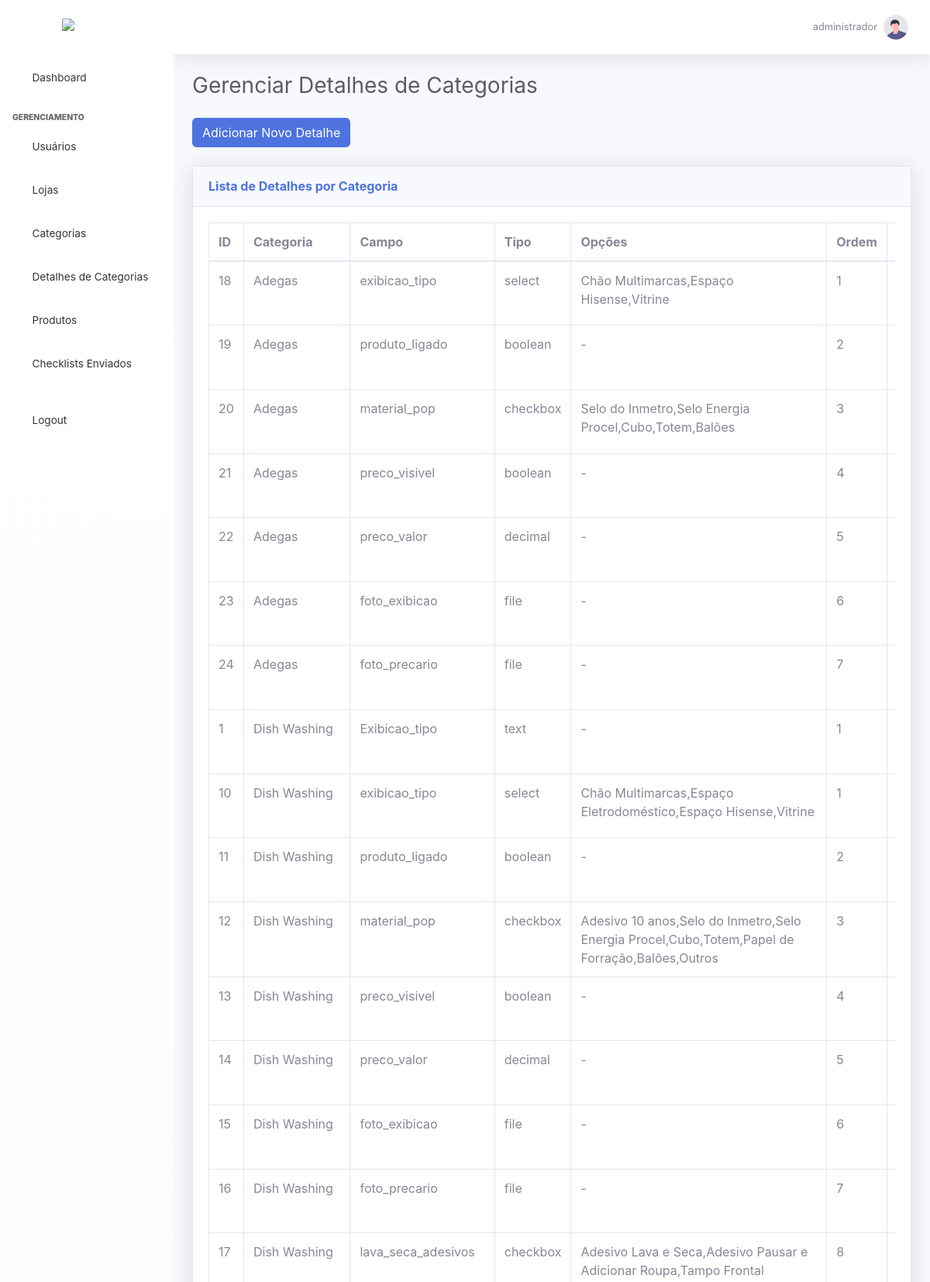
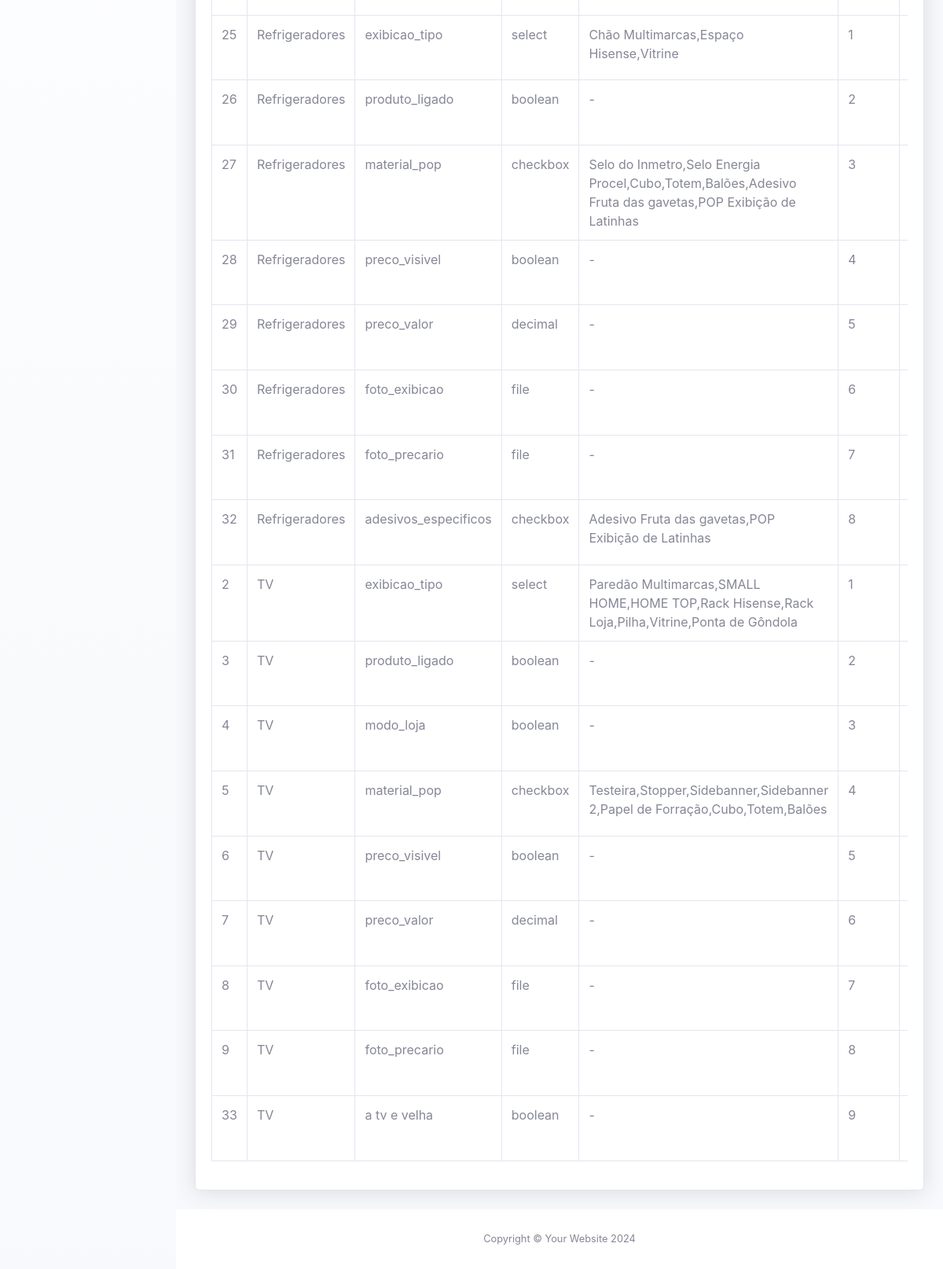
The app's page /admin/categorias_detalhe.php (signed in) with its own data (2 pictures, top to bottom).
### tables this page shows
CREATE TABLE IF NOT EXISTS `categoria_detalhes` (
  `id` int(11) NOT NULL AUTO_INCREMENT,
  `categoria_id` int(11) NOT NULL,
  `campo` varchar(255) NOT NULL,
  `tipo` varchar(50) NOT NULL,
  `opcoes` text,
  `ordem` int(11) DEFAULT NULL,
  PRIMARY KEY (`id`),
  KEY `categoria_id` (`categoria_id`)
);

CREATE TABLE IF NOT EXISTS `categorias` (
  `id` int(11) NOT NULL AUTO_INCREMENT,
  `categoria_nome` varchar(100) NOT NULL,
  PRIMARY KEY (`id`)
);

### admin/categorias_detalhe.php (the view, shortened to what this page needs)
<?php
include('db.php');
$sql = "SELECT cd.id, c.categoria_nome, cd.campo, cd.tipo, cd.opcoes, cd.ordem
        FROM categoria_detalhes cd
        JOIN categorias c ON cd.categoria_id = c.id
        ORDER BY c.categoria_nome, cd.ordem";
$result = $conn->query($sql);
?>
<!DOCTYPE html>
<html lang="en">
<head>
    <link href="vendor/fontawesome-free/css/all.min.css" rel="stylesheet" type="text/css">
    <link href="css/sb-admin-2.min.css" rel="stylesheet">
</head>
<body id="page-top">
    <div id="wrapper">
        <?php include('menu.php'); ?>
        <div id="content-wrapper" class="d-flex flex-column">
            <div id="content">
                <nav class="navbar navbar-expand navbar-light bg-white topbar mb-4 static-top shadow">
                    <ul class="navbar-nav ml-auto">
                        <li class="nav-item dropdown no-arrow">
                            <a class="nav-link dropdown-toggle" href="#" id="userDropdown" role="button"
                                data-toggle="dropdown" aria-haspopup="true" aria-expanded="false">
                                <span class="mr-2 d-none d-lg-inline text-gray-600 small">
                                    <?php echo $_SESSION['nome_usuario']; ?>
                                </span>
                                <img class="img-profile rounded-circle" src="img/undraw_profile.svg">
                            </a>
                        </li>
                    </ul>
                </nav>
                <div class="container-fluid">
                    <h1 class="h3 mb-4 text-gray-800">Gerenciar Detalhes de Categorias</h1>
                    <a href="create_categorias_detalhe.php" class="btn btn-primary mb-4">Adicionar Novo Detalhe</a>
                    <div class="card shadow mb-4">
                        <div class="card-header py-3">
                            <h6 class="m-0 font-weight-bold text-primary">Lista de Detalhes por Categoria</h6>
                        </div>
                        <div class="card-body">
                            <div class="table-responsive">
                                <table class="table table-bordered" id="dataTable" width="100%" cellspacing="0">
                                    <thead>
                                        <tr>
                                            <th>ID</th>
                                            <th>Categoria</th>
                                            <th>Campo</th>
                                            <th>Tipo</th>
                                            <th>Opções</th>
                                            <th>Ordem</th>
                                            <th>Ações</th>
                                        </tr>
                                    </thead>
                                    <tbody>
                                        <?php if ($result->num_rows > 0): ?>
                                            <?php while ($row = $result->fetch_assoc()): ?>
                                                <tr>
                                                    <td><?php echo $row['id']; ?></td>
                                                    <td><?php echo $row['categoria_nome']; ?></td>
                                                    <td><?php echo $row['campo']; ?></td>
                                                    <td><?php echo $row['tipo']; ?></td>
                                                    <td><?php echo $row['opcoes'] ? $row['opcoes'] : '-'; ?></td>
                                                    <td><?php echo $row['ordem']; ?></td>
                                                    <td>
                                                    </td>
                                                </tr>
                                            <?php endwhile; ?>
                                        <?php else: ?>
                                            <tr>
                                                <td colspan="7">Nenhum detalhe encontrado</td>
                                            </tr>
                                        <?php endif; ?>
                                    </tbody>
                                </table>
                            </div>
                        </div>
                    </div>
                </div>
            </div>
            <footer class="sticky-footer bg-white">
                <div class="container my-auto">
                    <div class="copyright text-center my-auto">
                        <span>Copyright &copy; Your Website 2024</span>
                    </div>
                </div>
            </footer>
        </div>
    </div>
</body>
</html>

### admin/menu.php (shortened to what this page needs)
<?php
$tipo_usuario = $_SESSION['tipo_usuario'];
?>
<ul class="navbar-nav bg-gradient-primary sidebar sidebar-dark accordion" id="accordionSidebar">
    <a class="sidebar-brand d-flex align-items-center justify-content-center" href="home.php">
        <div class="sidebar-brand-icon">
            <img src="https://hisense.com.br/wp-content/uploads/2024/03/Vector2.svg" alt="Logo" style="width: 150px; height: 150px;">
        </div>
    </a>
    <hr class="sidebar-divider my-0">
    <li class="nav-item">
        <a class="nav-link" href="home.php">
            <i class="fas fa-fw fa-tachometer-alt"></i>
            <span>Dashboard</span>
        </a>
    </li>
    <hr class="sidebar-divider">
    <?php if ($tipo_usuario == 'admin') : ?>
        <div class="sidebar-heading">
            Gerenciamento
        </div>
        <li class="nav-item">
            <a class="nav-link" href="usuarios.php">
                <i class="fas fa-fw fa-user"></i>
                <span>Usuários</span>
            </a>
        </li>
        <li class="nav-item">
            <a class="nav-link" href="lojas.php">
                <i class="fas fa-fw fa-store"></i>
                <span>Lojas</span>
            </a>
        </li>
        <li class="nav-item">
            <a class="nav-link" href="categorias.php">
                <i class="fas fa-fw fa-tags"></i>
                <span>Categorias</span>
            </a>
        </li>
        <li class="nav-item">
            <a class="nav-link" href="categorias_detalhe.php">
                <i class="fas fa-fw fa-th-list"></i>
                <span>Detalhes de Categorias</span>
            </a>
        </li>
        <li class="nav-item">
            <a class="nav-link" href="produtos.php">
                <i class="fas fa-fw fa-box"></i>
                <span>Produtos</span>
            </a>
        </li>
        <li class="nav-item">
            <a class="nav-link" href="visualizar_checklist.php">
                <i class="fas fa-fw fa-list"></i>
                <span>Checklists Enviados</span>
            </a>
        </li>
        <hr class="sidebar-divider">
    <?php endif; ?>
    <li class="nav-item">
        <a class="nav-link" href="logout.php">
            <i class="fas fa-fw fa-sign-out-alt"></i>
            <span>Logout</span>
        </a>
    </li>
    <div class="text-center d-none d-md-inline">
        <button class="rounded-circle border-0" id="sidebarToggle"></button>
    </div>
</ul>

### records on screen
categoria_detalhes: id "18", categoria.categoria_nome "Adegas", campo "exibicao_tipo", tipo "select", opcoes "Chão Multimarcas,Espaço Hisense,Vitrine", ordem "1"
categoria_detalhes: id "19", categoria.categoria_nome "Adegas", campo "produto_ligado", tipo "boolean", ordem "2"
categoria_detalhes: id "20", categoria.categoria_nome "Adegas", campo "material_pop", tipo "checkbox", opcoes "Selo do Inmetro,Selo Energia Procel,Cubo,Totem,Balões", ordem "3"
categoria_detalhes: id "21", categoria.categoria_nome "Adegas", campo "preco_visivel", tipo "boolean", ordem "4"
categoria_detalhes: id "22", categoria.categoria_nome "Adegas", campo "preco_valor", tipo "decimal", ordem "5"
categoria_detalhes: id "23", categoria.categoria_nome "Adegas", campo "foto_exibicao", tipo "file", ordem "6"
categoria_detalhes: id "24", categoria.categoria_nome "Adegas", campo "foto_precario", tipo "file", ordem "7"
categoria_detalhes: id "1", categoria.categoria_nome "Dish Washing", campo "Exibicao_tipo", tipo "text", ordem "1"
categoria_detalhes: id "10", categoria.categoria_nome "Dish Washing", campo "exibicao_tipo", tipo "select", opcoes "Chão Multimarcas,Espaço Eletrodoméstico,Espaço Hisense,Vitrine", ordem "1"
categoria_detalhes: id "11", categoria.categoria_nome "Dish Washing", campo "produto_ligado", tipo "boolean", ordem "2"
categoria_detalhes: id "12", categoria.categoria_nome "Dish Washing", campo "material_pop", tipo "checkbox", opcoes "Adesivo 10 anos,Selo do Inmetro,Selo Energia Procel,Cubo,Totem,Papel de Forração,Balões,Outros", ordem "3"
categoria_detalhes: id "13", categoria.categoria_nome "Dish Washing", campo "preco_visivel", tipo "boolean", ordem "4"
categoria_detalhes: id "14", categoria.categoria_nome "Dish Washing", campo "preco_valor", tipo "decimal", ordem "5"
categoria_detalhes: id "15", categoria.categoria_nome "Dish Washing", campo "foto_exibicao", tipo "file", ordem "6"
categoria_detalhes: id "16", categoria.categoria_nome "Dish Washing", campo "foto_precario", tipo "file", ordem "7"
categoria_detalhes: id "17", categoria.categoria_nome "Dish Washing", campo "lava_seca_adesivos", tipo "checkbox", opcoes "Adesivo Lava e Seca,Adesivo Pausar e Adicionar Roupa,Tampo Frontal", ordem "8"
categoria_detalhes: id "25", categoria.categoria_nome "Refrigeradores", campo "exibicao_tipo", tipo "select", opcoes "Chão Multimarcas,Espaço Hisense,Vitrine", ordem "1"
categoria_detalhes: id "26", categoria.categoria_nome "Refrigeradores", campo "produto_ligado", tipo "boolean", ordem "2"
categoria_detalhes: id "27", categoria.categoria_nome "Refrigeradores", campo "material_pop", tipo "checkbox", opcoes "Selo do Inmetro,Selo Energia Procel,Cubo,Totem,Balões,Adesivo Fruta das gavetas,POP Exibição de Latinhas", ordem "3"
categoria_detalhes: id "28", categoria.categoria_nome "Refrigeradores", campo "preco_visivel", tipo "boolean", ordem "4"
categoria_detalhes: id "29", categoria.categoria_nome "Refrigeradores", campo "preco_valor", tipo "decimal", ordem "5"
categoria_detalhes: id "30", categoria.categoria_nome "Refrigeradores", campo "foto_exibicao", tipo "file", ordem "6"
categoria_detalhes: id "31", categoria.categoria_nome "Refrigeradores", campo "foto_precario", tipo "file", ordem "7"
categoria_detalhes: id "32", categoria.categoria_nome "Refrigeradores", campo "adesivos_especificos", tipo "checkbox", opcoes "Adesivo Fruta das gavetas,POP Exibição de Latinhas", ordem "8"
categoria_detalhes: id "2", categoria.categoria_nome "TV", campo "exibicao_tipo", tipo "select", opcoes "Paredão Multimarcas,SMALL HOME,HOME TOP,Rack Hisense,Rack Loja,Pilha,Vitrine,Ponta de Gôndola", ordem "1"
categoria_detalhes: id "3", categoria.categoria_nome "TV", campo "produto_ligado", tipo "boolean", ordem "2"
categoria_detalhes: id "4", categoria.categoria_nome "TV", campo "modo_loja", tipo "boolean", ordem "3"
categoria_detalhes: id "5", categoria.categoria_nome "TV", campo "material_pop", tipo "checkbox", opcoes "Testeira,Stopper,Sidebanner,Sidebanner 2,Papel de Forração,Cubo,Totem,Balões", ordem "4"
categoria_detalhes: id "6", categoria.categoria_nome "TV", campo "preco_visivel", tipo "boolean", ordem "5"
categoria_detalhes: id "7", categoria.categoria_nome "TV", campo "preco_valor", tipo "decimal", ordem "6"
categoria_detalhes: id "8", categoria.categoria_nome "TV", campo "foto_exibicao", tipo "file", ordem "7"
categoria_detalhes: id "9", categoria.categoria_nome "TV", campo "foto_precario", tipo "file", ordem "8"
categoria_detalhes: id "33", categoria.categoria_nome "TV", campo "a tv e velha", tipo "boolean", ordem "9"

### other values on screen
$_SESSION['nome_usuario'] "administrador"
